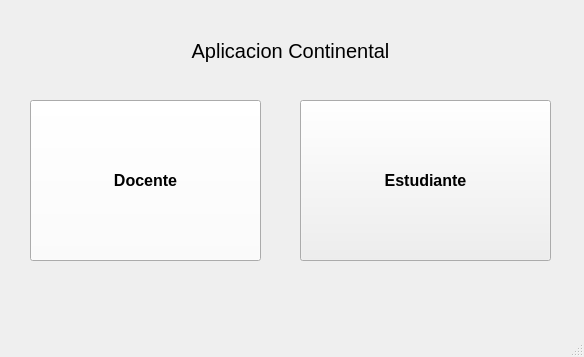
<?xml version="1.0" encoding="UTF-8"?>
<ui version="4.0">
 <class>ProyectoFindeCurso</class>
 <widget class="QMainWindow" name="ProyectoFindeCurso">
  <property name="geometry">
   <rect>
    <x>0</x>
    <y>0</y>
    <width>584</width>
    <height>357</height>
   </rect>
  </property>
  <property name="mouseTracking">
   <bool>false</bool>
  </property>
  <property name="windowTitle">
   <string>ProyectoFindeCurso</string>
  </property>
  <widget class="QWidget" name="centralwidget">
   <widget class="QPushButton" name="btnDocente">
    <property name="geometry">
     <rect>
      <x>30</x>
      <y>100</y>
      <width>231</width>
      <height>161</height>
     </rect>
    </property>
    <property name="palette">
     <palette>
      <active>
       <colorrole role="Button">
        <brush brushstyle="SolidPattern">
         <color alpha="255">
          <red>255</red>
          <green>255</green>
          <blue>255</blue>
         </color>
        </brush>
       </colorrole>
      </active>
      <inactive>
       <colorrole role="Button">
        <brush brushstyle="SolidPattern">
         <color alpha="255">
          <red>255</red>
          <green>255</green>
          <blue>255</blue>
         </color>
        </brush>
       </colorrole>
      </inactive>
      <disabled>
       <colorrole role="Button">
        <brush brushstyle="SolidPattern">
         <color alpha="255">
          <red>255</red>
          <green>255</green>
          <blue>255</blue>
         </color>
        </brush>
       </colorrole>
      </disabled>
     </palette>
    </property>
    <property name="font">
     <font>
      <pointsize>12</pointsize>
      <weight>75</weight>
      <italic>false</italic>
      <bold>true</bold>
      <underline>false</underline>
      <strikeout>false</strikeout>
     </font>
    </property>
    <property name="cursor">
     <cursorShape>OpenHandCursor</cursorShape>
    </property>
    <property name="layoutDirection">
     <enum>Qt::RightToLeft</enum>
    </property>
    <property name="text">
     <string>Docente</string>
    </property>
   </widget>
   <widget class="QPushButton" name="btnEstudiante">
    <property name="geometry">
     <rect>
      <x>300</x>
      <y>100</y>
      <width>251</width>
      <height>161</height>
     </rect>
    </property>
    <property name="font">
     <font>
      <pointsize>12</pointsize>
      <weight>75</weight>
      <bold>true</bold>
     </font>
    </property>
    <property name="cursor">
     <cursorShape>OpenHandCursor</cursorShape>
    </property>
    <property name="text">
     <string>Estudiante</string>
    </property>
   </widget>
   <widget class="QLabel" name="labelAppContinetal">
    <property name="geometry">
     <rect>
      <x>190</x>
      <y>30</y>
      <width>201</width>
      <height>41</height>
     </rect>
    </property>
    <property name="font">
     <font>
      <pointsize>15</pointsize>
     </font>
    </property>
    <property name="text">
     <string>Aplicacion Continental</string>
    </property>
    <property name="alignment">
     <set>Qt::AlignCenter</set>
    </property>
   </widget>
  </widget>
  <widget class="QMenuBar" name="menubar">
   <property name="geometry">
    <rect>
     <x>0</x>
     <y>0</y>
     <width>584</width>
     <height>21</height>
    </rect>
   </property>
  </widget>
  <widget class="QStatusBar" name="statusbar"/>
 </widget>
 <resources/>
 <connections/>
</ui>
